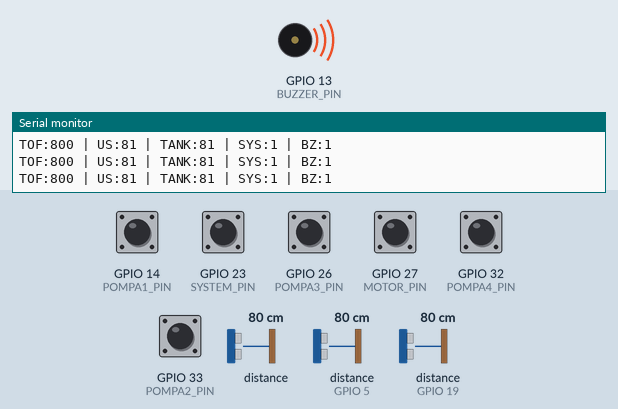
A sketch run on a simulated ESP32. Parts: buzzer (waves = sounding, pin HIGH), the last lines printed to the serial monitor. The inputs (shaded band) are chosen by the test bench; at power-on: GPIO 14 (POMPA1_PIN), GPIO 23 (SYSTEM_PIN), GPIO 26 (POMPA3_PIN), GPIO 27 (MOTOR_PIN), GPIO 32 (POMPA4_PIN), GPIO 33 (POMPA2_PIN) HIGH, distance to the obstacle 80 cm, distance to the obstacle (sensors on GPIO 5, GPIO 19) 80 cm. The echo pulse lasts 58.3 µs per cm; WiFi joins after 1.5 s; servers stay silent unless stated.

Above: at 2.7 s.
2.8 s: distance to the obstacle (sensor 0) set to 12 cm
7.8 s: distance to the obstacle (sensor 0) set to 9 cm
At 8.3 s:
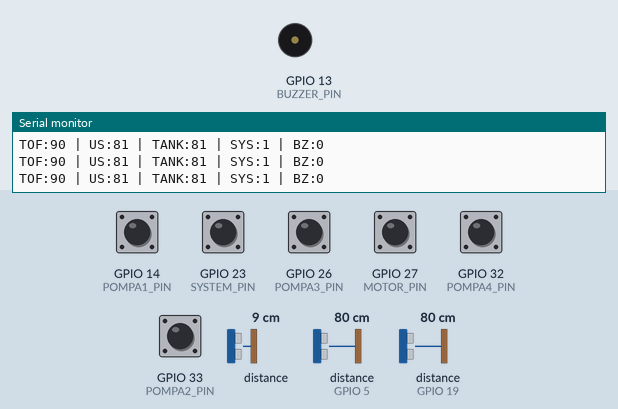
9.3 s: distance to the obstacle (sensor 0) set to 18 cm
At 10.2 s:
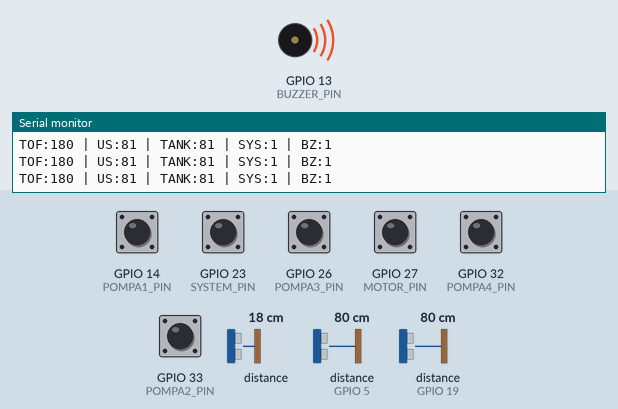
17.7 s: distance to the obstacle (sensor 0) set to 2 cm
At 17.7 s:
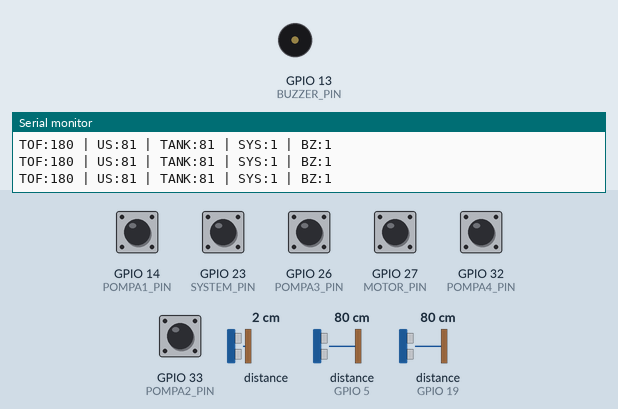
19.2 s: distance to the obstacle (sensor 0) set to 35 cm
At 20.1 s:
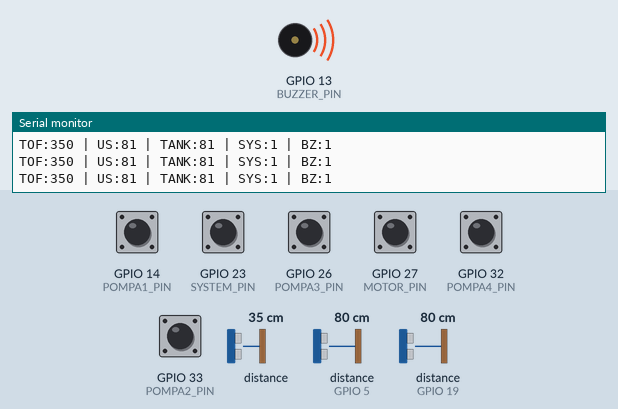
Timing chart, 0 to 24.8 s (numbered marks = the images above; inputs shaded):
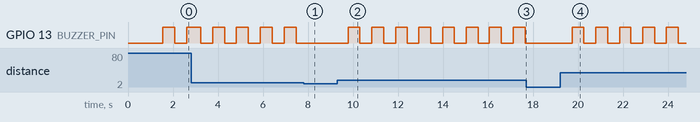

Measured:
- the behaviour switches between 11 and 10 cm on distance to the obstacle (sensor 0) (found by bisection; images 0 and 1)
- after the input at 7.8 s, GPIO 13 (BUZZER_PIN): stays LOW (without the input it goes to HIGH after 0.21 s)
- after the input at 9.3 s, GPIO 13 (BUZZER_PIN): alternates HIGH for 0.53 s and LOW for 0.53 s, starting after 0.48 s
- after the input at 17.7 s, GPIO 13 (BUZZER_PIN): stays LOW (without the input it goes to HIGH after 0.48 s)
- after the input at 19.2 s, GPIO 13 (BUZZER_PIN): alternates HIGH for 0.53 s and LOW for 0.53 s, starting after 0.53 s
- by itself, GPIO 13 (BUZZER_PIN): alternates HIGH for 0.53 s and LOW for 0.53 s

The sketch:

main.ino
```cpp
#include <WiFi.h>
#include <Wire.h>
#include <Adafruit_VL53L0X.h>
#include <NewPing.h>
#include <Firebase_ESP_Client.h>

// ======= USER CONFIG =======
const char* ssid     = "ssid";
const char* password = "password";

// Firebase Project Settings
#define DATABASE_URL "Your_database_url/"
#define DATABASE_SECRET "secret"

// ======= PIN MAPPING =======
const uint8_t POMPA1_PIN = 14;
const uint8_t POMPA2_PIN = 33;
const uint8_t POMPA3_PIN = 26;
const uint8_t POMPA4_PIN = 32;
const uint8_t MOTOR_PIN  = 27;
const uint8_t SYSTEM_PIN = 23;

const uint8_t BUZZER_PIN = 13;

// HC-SR04 utama
const uint8_t TRIG_PIN = 18;
const uint8_t ECHO_PIN = 19;

// HC-SR04 tambahan (tangki)
const uint8_t TRIG2_PIN = 17;
const uint8_t ECHO2_PIN = 5;

const unsigned int MAX_DISTANCE_CM = 400;

const uint8_t SDA_PIN = 21;
const uint8_t SCL_PIN = 22;

// ======= SENSORS =======
Adafruit_VL53L0X lox = Adafruit_VL53L0X();
NewPing sonar(TRIG_PIN, ECHO_PIN, MAX_DISTANCE_CM);
NewPing sonarTank(TRIG2_PIN, ECHO2_PIN, MAX_DISTANCE_CM);

bool loxReady = false;

// ======= THRESHOLDS =======
const uint16_t TOF_EMPTY_MM  = 100;
const uint16_t ULTRASONIC_THRESHOLD_CM = 40;

// ======= RUNTIME VARS =======
uint16_t tof_mm   = 65535;
uint16_t us_cm    = 65535;
uint16_t tank_cm  = 65535;

bool buzzerOn = false;

// ======= BUZZER IRAMA =======
const unsigned long buzzOnTime  = 500;
const unsigned long buzzOffTime = 500;
unsigned long lastBuzzToggle = 0;
bool buzzerState = false;

// ======= TIMING FIREBASE =======
unsigned long lastSend = 0;
const unsigned long sendInterval = 3000;

// ======= FIREBASE OBJECT =======
FirebaseData fbdo;
FirebaseAuth auth;
FirebaseConfig config;

// ======= HELPERS =======
int readOptoButton(uint8_t pin) {
  return (digitalRead(pin) == LOW) ? 1 : 0;
}

int readDevice(uint8_t pin, bool inverted = false) {
  int val = readOptoButton(pin);
  return inverted ? !val : val;
}

void readSensors() {
  if (loxReady) {
    VL53L0X_RangingMeasurementData_t measure;
    lox.rangingTest(&measure, false);
    tof_mm = (measure.RangeStatus != 4) ? measure.RangeMilliMeter : 65535;
  }

  us_cm = sonar.ping_cm();
  if (us_cm == 0) us_cm = 65535;

  tank_cm = sonarTank.ping_cm();
  if (tank_cm == 0) tank_cm = 65535;
}

void updateBuzzer() {
  bool tofEmpty = (tof_mm == 65535) || (tof_mm > TOF_EMPTY_MM);
  bool usEmpty  = (us_cm  == 65535) || (us_cm  > ULTRASONIC_THRESHOLD_CM);
  bool needBuzz = tofEmpty && usEmpty;

  unsigned long now = millis();
  buzzerOn = needBuzz;

  if (needBuzz) {
    if (buzzerState && now - lastBuzzToggle >= buzzOnTime) {
      buzzerState = false;
      lastBuzzToggle = now;
    } else if (!buzzerState && now - lastBuzzToggle >= buzzOffTime) {
      buzzerState = true;
      lastBuzzToggle = now;
    }
  } else {
    buzzerState = false;
    lastBuzzToggle = now;
  }

  digitalWrite(BUZZER_PIN, buzzerState ? HIGH : LOW);
}

void sendToFirebase() {
  if (WiFi.status() != WL_CONNECTED) return;

  // === Baca status perangkat ===
  int pompa1 = readDevice(POMPA1_PIN, true);
  int pompa2 = readDevice(POMPA2_PIN, true);
  int pompa3 = readDevice(POMPA3_PIN, true);
  int pompa4 = readDevice(POMPA4_PIN, true);
  int motor  = readDevice(MOTOR_PIN,  true);
  int system = readDevice(SYSTEM_PIN, true);

  // === Logika status sensor ===
  int tof_status   = (tof_mm  != 65535 && tof_mm  <= TOF_EMPTY_MM)            ? 1 : 0;
  int us_status    = (us_cm   != 65535 && us_cm   <= ULTRASONIC_THRESHOLD_CM) ? 1 : 0;
  int tank_status  = (tank_cm != 65535 && tank_cm <= ULTRASONIC_THRESHOLD_CM) ? 1 : 0;

  // === Buat JSON ===
  FirebaseJson json;
  json.set("pompa1", pompa1);
  json.set("pompa2", pompa2);
  json.set("pompa3", pompa3);
  json.set("pompa4", pompa4);
  json.set("motor", motor);
  json.set("system", system);
  json.set("tof", tof_status);
  json.set("us", us_status);
  json.set("tank", tank_status);

  // === Kirim ke Firebase ===
  if (Firebase.RTDB.setJSON(&fbdo, "/data", &json)) {
    Serial.println("Firebase update OK");
  } else {
    Serial.printf("Firebase update FAIL: %s\n", fbdo.errorReason().c_str());
  }
}

void setup() {
  Serial.begin(115200);

  pinMode(POMPA1_PIN, INPUT_PULLUP);
  pinMode(POMPA2_PIN, INPUT_PULLUP);
  pinMode(POMPA3_PIN, INPUT_PULLUP);
  pinMode(POMPA4_PIN, INPUT_PULLUP);
  pinMode(MOTOR_PIN,  INPUT_PULLUP);
  pinMode(SYSTEM_PIN, INPUT_PULLUP);

  pinMode(BUZZER_PIN, OUTPUT);
  digitalWrite(BUZZER_PIN, LOW);

  Wire.begin(SDA_PIN, SCL_PIN);

  loxReady = lox.begin();
  Serial.println(loxReady ? "VL53L0X ready" : "VL53L0X NOT detected");

  WiFi.begin(ssid, password);
  Serial.print("Connecting WiFi");
  while (WiFi.status() != WL_CONNECTED) {
    delay(500);
    Serial.print(".");
  }
  Serial.println("\nWiFi connected: " + WiFi.localIP().toString());

  // Firebase Setup
  config.database_url = DATABASE_URL;
  config.signer.tokens.legacy_token = DATABASE_SECRET;

  Firebase.begin(&config, &auth);
  Firebase.reconnectWiFi(true);
}

void loop() {
  readSensors();
  updateBuzzer();

  Serial.printf("TOF:%u | US:%u | TANK:%u | SYS:%d | BZ:%d\n",
                tof_mm, us_cm, tank_cm,
                readDevice(SYSTEM_PIN, true),
                buzzerOn ? 1 : 0);

  if (millis() - lastSend >= sendInterval) {
    sendToFirebase();
    lastSend = millis();
  }
}
```
